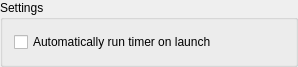
<?xml version="1.0" encoding="UTF-8"?>
<ui version="4.0">
 <class>SettingsWidget</class>
 <widget class="QGroupBox" name="SettingsWidget">
  <property name="geometry">
   <rect>
    <x>0</x>
    <y>0</y>
    <width>298</width>
    <height>67</height>
   </rect>
  </property>
  <property name="windowTitle">
   <string>Settings</string>
  </property>
  <property name="title">
   <string>Settings</string>
  </property>
  <property name="flat">
   <bool>false</bool>
  </property>
  <layout class="QVBoxLayout" name="verticalLayout_2">
   <item>
    <widget class="QCheckBox" name="autoRunSetting">
     <property name="text">
      <string>Automatically run timer on launch</string>
     </property>
    </widget>
   </item>
  </layout>
 </widget>
 <tabstops>
  <tabstop>autoRunSetting</tabstop>
 </tabstops>
 <resources/>
 <connections/>
</ui>
